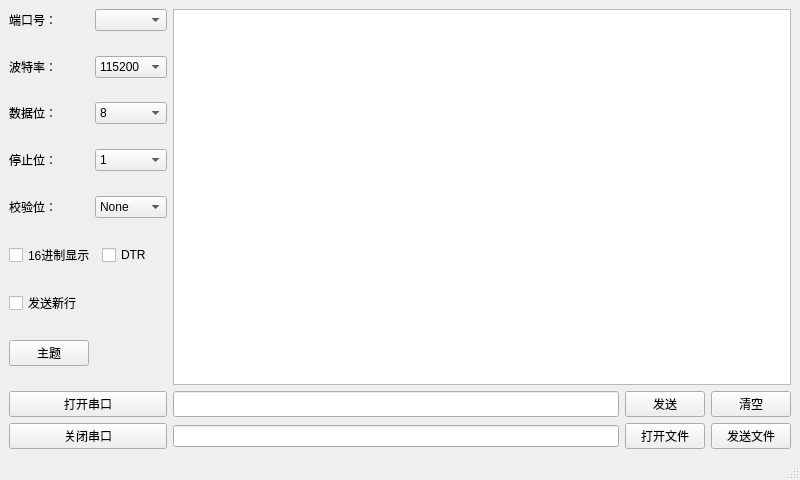
<?xml version="1.0" encoding="UTF-8"?>
<ui version="4.0">
 <class>MainWindow</class>
 <widget class="QMainWindow" name="MainWindow">
  <property name="geometry">
   <rect>
    <x>0</x>
    <y>0</y>
    <width>800</width>
    <height>480</height>
   </rect>
  </property>
  <property name="windowTitle">
   <string>SerialPort</string>
  </property>
  <property name="windowIcon">
   <iconset resource="image.qrc">
    <normaloff>:/image/Image/serialplot1.png</normaloff>:/image/Image/serialplot1.png</iconset>
  </property>
  <widget class="QWidget" name="centralwidget">
   <layout class="QGridLayout" name="gridLayout_4">
    <item row="0" column="0">
     <layout class="QGridLayout" name="gridLayout">
      <item row="7" column="0">
       <spacer name="verticalSpacer_4">
        <property name="orientation">
         <enum>Qt::Vertical</enum>
        </property>
        <property name="sizeHint" stdset="0">
         <size>
          <width>20</width>
          <height>40</height>
         </size>
        </property>
       </spacer>
      </item>
      <item row="3" column="0">
       <spacer name="verticalSpacer_2">
        <property name="orientation">
         <enum>Qt::Vertical</enum>
        </property>
        <property name="sizeHint" stdset="0">
         <size>
          <width>20</width>
          <height>40</height>
         </size>
        </property>
       </spacer>
      </item>
      <item row="4" column="0">
       <widget class="QLabel" name="databits_label">
        <property name="text">
         <string>数据位：</string>
        </property>
       </widget>
      </item>
      <item row="8" column="1">
       <widget class="QComboBox" name="check_comboBox">
        <item>
         <property name="text">
          <string>None</string>
         </property>
        </item>
        <item>
         <property name="text">
          <string>Even</string>
         </property>
        </item>
        <item>
         <property name="text">
          <string>Mark</string>
         </property>
        </item>
        <item>
         <property name="text">
          <string>Odd</string>
         </property>
        </item>
       </widget>
      </item>
      <item row="9" column="0">
       <spacer name="verticalSpacer_5">
        <property name="orientation">
         <enum>Qt::Vertical</enum>
        </property>
        <property name="sizeHint" stdset="0">
         <size>
          <width>20</width>
          <height>40</height>
         </size>
        </property>
       </spacer>
      </item>
      <item row="2" column="0">
       <widget class="QLabel" name="baud_label">
        <property name="text">
         <string>波特率：</string>
        </property>
       </widget>
      </item>
      <item row="2" column="1">
       <widget class="QComboBox" name="baud_comboBox">
        <property name="currentIndex">
         <number>7</number>
        </property>
        <item>
         <property name="text">
          <string>1200</string>
         </property>
        </item>
        <item>
         <property name="text">
          <string>2400</string>
         </property>
        </item>
        <item>
         <property name="text">
          <string>4800</string>
         </property>
        </item>
        <item>
         <property name="text">
          <string>9600</string>
         </property>
        </item>
        <item>
         <property name="text">
          <string>19200</string>
         </property>
        </item>
        <item>
         <property name="text">
          <string>38400</string>
         </property>
        </item>
        <item>
         <property name="text">
          <string>57600</string>
         </property>
        </item>
        <item>
         <property name="text">
          <string>115200</string>
         </property>
        </item>
       </widget>
      </item>
      <item row="8" column="0">
       <widget class="QLabel" name="checkbits_label">
        <property name="text">
         <string>校验位：</string>
        </property>
       </widget>
      </item>
      <item row="0" column="0">
       <widget class="QLabel" name="serial_label">
        <property name="text">
         <string>端口号：</string>
        </property>
       </widget>
      </item>
      <item row="13" column="0">
       <spacer name="verticalSpacer_7">
        <property name="orientation">
         <enum>Qt::Vertical</enum>
        </property>
        <property name="sizeHint" stdset="0">
         <size>
          <width>20</width>
          <height>40</height>
         </size>
        </property>
       </spacer>
      </item>
      <item row="17" column="0" colspan="2">
       <widget class="QPushButton" name="closeserial_Button">
        <property name="text">
         <string>关闭串口</string>
        </property>
       </widget>
      </item>
      <item row="16" column="0" colspan="2">
       <widget class="QPushButton" name="openserial_Button">
        <property name="text">
         <string>打开串口</string>
        </property>
       </widget>
      </item>
      <item row="12" column="0" colspan="2">
       <widget class="QCheckBox" name="sendnewline">
        <property name="enabled">
         <bool>true</bool>
        </property>
        <property name="text">
         <string>发送新行</string>
        </property>
       </widget>
      </item>
      <item row="1" column="0">
       <spacer name="verticalSpacer">
        <property name="orientation">
         <enum>Qt::Vertical</enum>
        </property>
        <property name="sizeHint" stdset="0">
         <size>
          <width>20</width>
          <height>40</height>
         </size>
        </property>
       </spacer>
      </item>
      <item row="14" column="0">
       <widget class="QPushButton" name="themeBtn">
        <property name="text">
         <string>主题</string>
        </property>
       </widget>
      </item>
      <item row="11" column="0">
       <spacer name="verticalSpacer_6">
        <property name="orientation">
         <enum>Qt::Vertical</enum>
        </property>
        <property name="sizeHint" stdset="0">
         <size>
          <width>20</width>
          <height>40</height>
         </size>
        </property>
       </spacer>
      </item>
      <item row="6" column="1">
       <widget class="QComboBox" name="stop_comboBox">
        <item>
         <property name="text">
          <string>1</string>
         </property>
        </item>
        <item>
         <property name="text">
          <string>1.5</string>
         </property>
        </item>
        <item>
         <property name="text">
          <string>2</string>
         </property>
        </item>
       </widget>
      </item>
      <item row="6" column="0">
       <widget class="QLabel" name="stopbits_label">
        <property name="text">
         <string>停止位：</string>
        </property>
       </widget>
      </item>
      <item row="5" column="0">
       <spacer name="verticalSpacer_3">
        <property name="orientation">
         <enum>Qt::Vertical</enum>
        </property>
        <property name="sizeHint" stdset="0">
         <size>
          <width>20</width>
          <height>40</height>
         </size>
        </property>
       </spacer>
      </item>
      <item row="0" column="1">
       <widget class="QComboBox" name="port_comboBox">
        <property name="maximumSize">
         <size>
          <width>165</width>
          <height>16777215</height>
         </size>
        </property>
       </widget>
      </item>
      <item row="4" column="1">
       <widget class="QComboBox" name="data_comboBox">
        <property name="currentText">
         <string>8</string>
        </property>
        <property name="currentIndex">
         <number>3</number>
        </property>
        <item>
         <property name="text">
          <string>5</string>
         </property>
        </item>
        <item>
         <property name="text">
          <string>6</string>
         </property>
        </item>
        <item>
         <property name="text">
          <string>7</string>
         </property>
        </item>
        <item>
         <property name="text">
          <string>8</string>
         </property>
        </item>
       </widget>
      </item>
      <item row="10" column="0" colspan="2">
       <layout class="QHBoxLayout" name="horizontalLayout_2">
        <item>
         <widget class="QCheckBox" name="hex">
          <property name="text">
           <string>16进制显示</string>
          </property>
         </widget>
        </item>
        <item>
         <widget class="QCheckBox" name="dtr">
          <property name="text">
           <string>DTR</string>
          </property>
         </widget>
        </item>
       </layout>
      </item>
      <item row="15" column="0">
       <spacer name="verticalSpacer_8">
        <property name="orientation">
         <enum>Qt::Vertical</enum>
        </property>
        <property name="sizeHint" stdset="0">
         <size>
          <width>20</width>
          <height>40</height>
         </size>
        </property>
       </spacer>
      </item>
     </layout>
    </item>
    <item row="0" column="1">
     <layout class="QGridLayout" name="gridLayout_3">
      <item row="0" column="0">
       <widget class="QPlainTextEdit" name="recieve_plainTextEdit">
        <property name="autoFillBackground">
         <bool>false</bool>
        </property>
        <property name="undoRedoEnabled">
         <bool>false</bool>
        </property>
        <property name="lineWrapMode">
         <enum>QPlainTextEdit::WidgetWidth</enum>
        </property>
        <property name="overwriteMode">
         <bool>false</bool>
        </property>
       </widget>
      </item>
      <item row="1" column="0">
       <layout class="QGridLayout" name="gridLayout_2">
        <item row="0" column="0">
         <widget class="QLineEdit" name="send_lineEdit">
          <property name="enabled">
           <bool>true</bool>
          </property>
          <property name="maximumSize">
           <size>
            <width>600</width>
            <height>200</height>
           </size>
          </property>
         </widget>
        </item>
        <item row="0" column="1">
         <widget class="QPushButton" name="send_Button">
          <property name="text">
           <string>发送</string>
          </property>
         </widget>
        </item>
        <item row="0" column="2">
         <widget class="QPushButton" name="clear_Button">
          <property name="text">
           <string>清空</string>
          </property>
         </widget>
        </item>
        <item row="1" column="0">
         <widget class="QLineEdit" name="fileLineEdit">
          <property name="enabled">
           <bool>true</bool>
          </property>
          <property name="maximumSize">
           <size>
            <width>600</width>
            <height>16777215</height>
           </size>
          </property>
          <property name="readOnly">
           <bool>true</bool>
          </property>
         </widget>
        </item>
        <item row="1" column="1">
         <widget class="QPushButton" name="openFileBtn">
          <property name="text">
           <string>打开文件</string>
          </property>
         </widget>
        </item>
        <item row="1" column="2">
         <widget class="QPushButton" name="sendFileBtn">
          <property name="text">
           <string>发送文件</string>
          </property>
         </widget>
        </item>
       </layout>
      </item>
     </layout>
    </item>
   </layout>
  </widget>
  <widget class="QStatusBar" name="statusBar"/>
 </widget>
 <resources>
  <include location="image.qrc"/>
 </resources>
 <connections/>
</ui>
